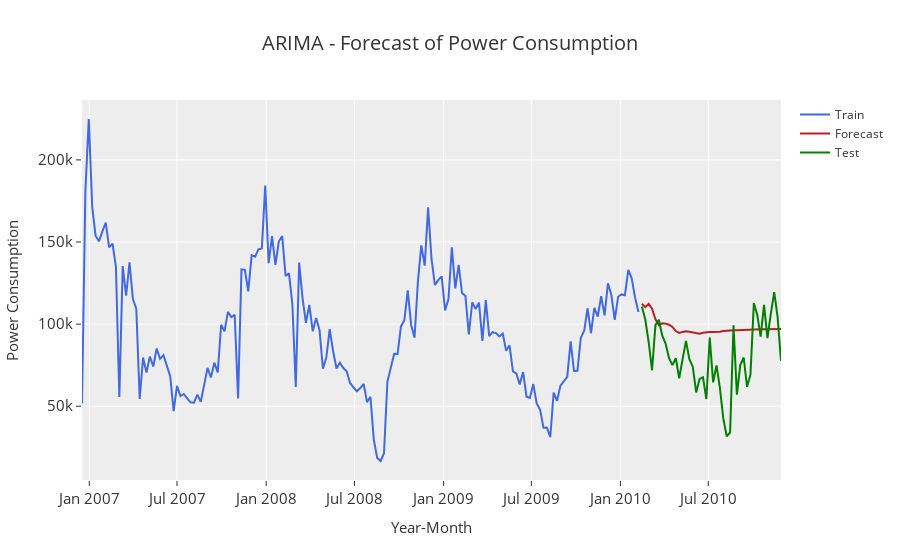

Notebook code for this chart:
### Code cell
# Plot using Plotly in our Toolbox for ARIMA
ts.plot_it(train.index,
           train,
           fc_series.index,
           fc_series,
           test.index,
           test,
           x_title='Year-Month',
           y_title='Power Consumption',
           title='ARIMA - Forecast of Power Consumption',
           t1_name='Train',
           t2_name='Forecast',
           t3_name='Test',
           mode='lines')
